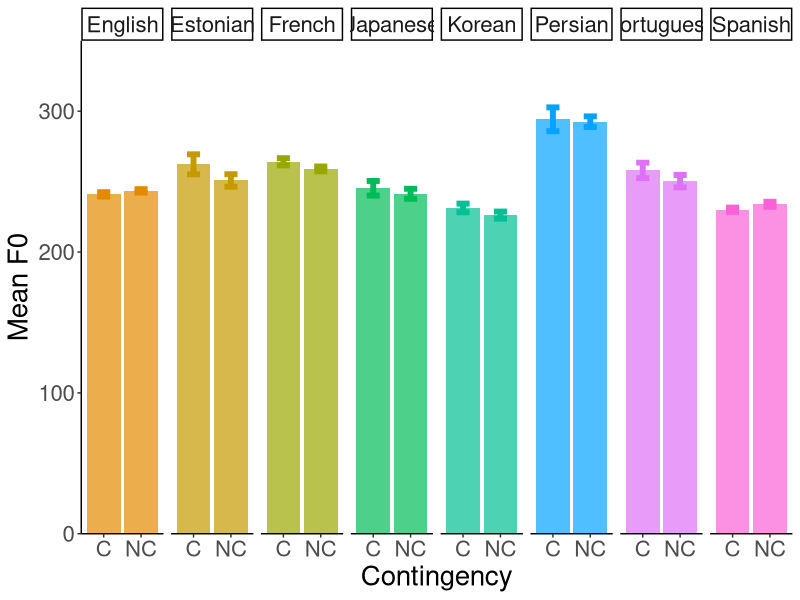
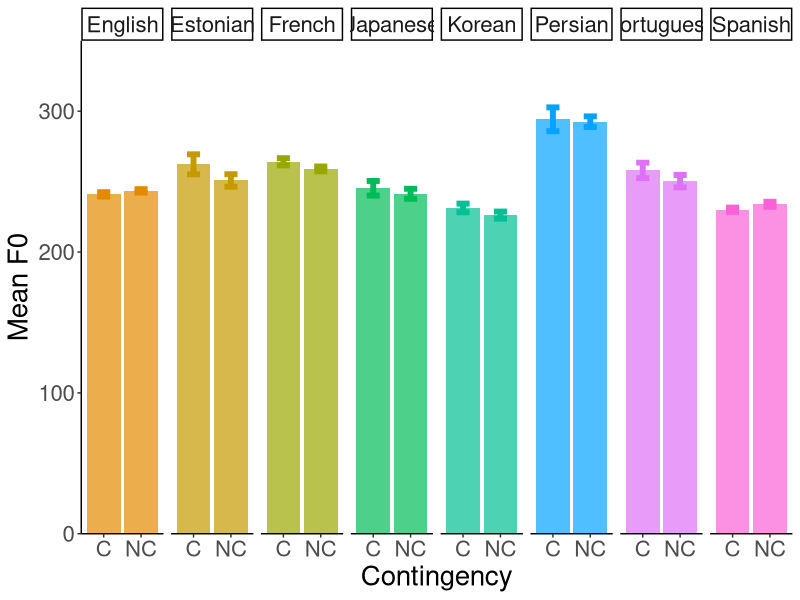

Reproduce these figures in R, in order. (Note: this script raises an error after producing the figures.)
library("tidyverse")
library("plotrix")

pitch_dat <- read_csv("data/master_pitch.csv") %>% 
       mutate(rangeF0 = maxF0 - minF0)

pitch_dat_sum <- pitch_dat %>%
    mutate(rangeF0 = maxF0 - minF0,
           Contingency = recode(Contingency,
           `Non-contingent` = "Noncontingent")) %>%
    group_by(Language, Contingency) %>%
    summarize(avgF0 = mean(meanF0, na.rm = TRUE),
              seF0 = std.error(meanF0, na.rm = TRUE),
              avg_stdevF0 = mean(stdevF0, na.rm = TRUE),
              se_stdevF0 = std.error(stdevF0, na.rm = TRUE),
              avg_rangeF0 = mean(rangeF0, na.rm = TRUE),
              se_rangeF0 = std.error(rangeF0, na.rm = TRUE),
              N = n())

# visualized

# ---- correct colors

ggplot(pitch_dat_sum, aes(x = Contingency, y = avgF0, fill = Language)) +
  geom_bar(stat = "identity",
           position = position_dodge(),alpha = .7) +
  geom_errorbar(aes(ymin = avgF0 - seF0,
                    ymax = avgF0 + seF0,
                    color = Language), width = .35,
                    size = 2,
                    position = position_dodge(.9)) +
  facet_grid(cols = vars(Language)) +
  scale_color_manual(values=c("#E48900", "#C59A00", "#99A801", "#00BC57", "#00C094",
                              "#05A3FF", "#DF70F8", "#FB61D7")) +
  scale_fill_manual(values=c("#E48900", "#C59A00", "#99A801", "#00BC57", "#00C094",
                              "#05A3FF", "#DF70F8", "#FB61D7")) +
  scale_y_continuous(expand = c(0, 0), limits = c(0, 350)) +
  scale_x_discrete(labels = c("C", "NC")) +
  labs(y = "Mean F0") +
  theme_classic() +
  theme(text = element_text(size = 20),
        legend.position = "None")

ggsave("figs/mean_pitch_diffs.pdf", width = 11, height = 6.180, dpi = 1200)

# ggplot(pitch_dat_sum, aes(x = Contingency, y = avg_stdevF0, fill = Language)) +
#   geom_bar(stat = "identity", color = "black",
#            position = position_dodge()) +
#   geom_errorbar(aes(ymin = avg_stdevF0 - se_stdevF0, ymax = avg_stdevF0 + se_stdevF0), width = .2,
#                  position = position_dodge(.9)) +
#   facet_grid(cols = vars(Language)) +
#   scale_x_discrete(labels = c("C", "NC")) +
#   labs(y = "Mean F0 SD") +
#   theme_classic()

# ---- stats

library("lme4")
library("emmeans")

# run a linear or mixed model depending on repeated measures

run_lm <- function(df, dependent_var, subject_var = "subID") {
  if (length(unique(df[[subject_var]])) > 1) {
    formula_str <- paste(dependent_var, "~ Contingency + (1 |", subject_var, ")")
    model_formula <- as.formula(formula_str)
    m <- lmer(model_formula, data = df, REML = FALSE)
  } else {
    formula_str <- paste(dependent_var, "~ Contingency")
    model_formula <- as.formula(formula_str)
    m <- lm(model_formula, data = df)
  }
  emm <- emmeans(m, ~ Contingency)
  return(emm)
}

# make a table from summary

table_maker <- function(data) { data %>%
    select(Language, estimate, SE, statistic, p.value) %>%
    `colnames<-`(c("Language", "Estimate", "SE", "Test statistic", "p-value")) %>%
    mutate_at(vars(-c(`p-value`,Language)), round,2) %>%
    mutate(`p-value` = format(round(`p-value`,4),nsmall=4)) %>%
    mutate(`p-value` = gsub("0.0000","<.0001",`p-value`)) %>%
    arrange(`Language`)
    }

# pitch range

rangeF0_test <- pitch_dat %>%
  group_by(Language) %>%
  nest() %>%
  mutate(
    fit = map(data, ~run_lm(.x, "rangeF0", "subID")),
    contrasts = map(fit, ~summary(contrast(.x, method = "pairwise")))
  ) %>%
  select(Language, contrasts) %>% 
  unnest() %>%
  mutate(statistic = coalesce(`t.ratio`), .before = p.value)

rangeF0_stats_table <- table_maker(rangeF0_test)

range_descriptives <- pitch_dat %>%
  group_by(Language, Contingency) %>%
  summarize(Mean = mean(rangeF0, na.rm = TRUE),
            SD = sd(rangeF0, na.rm = TRUE)) %>% 
  mutate_at(vars(-c(Language, Contingency)), round,2) %>% 
  ungroup() %>%
  mutate(Mean_SD = paste(Mean, "(", SD, ")")) %>%
  select("Language", "Contingency", "Mean_SD") %>% 
  pivot_wider(names_from = Contingency, values_from = Mean_SD) %>%
  rename(`Contingent Mean (SD)` = Contingent, `Non-contingent Mean (SD)` = `Non-contingent`)
       
rangeF0_stats_table %>% 
       left_join(range_descriptives, by = "Language") %>%
       select(Language, `Contingent Mean (SD)`, `Non-contingent Mean (SD)`, everything()) %>% 
       kbl("pipe")

# mean pitch

meanF0_test <- pitch_dat %>%
  group_by(Language) %>%
  nest() %>%
  mutate(
    fit = map(data, ~run_lm(.x, "meanF0", "subID")),
    contrasts = map(fit, ~summary(contrast(.x, method = "pairwise")))
  ) %>%
  select(Language, contrasts) %>% 
  unnest() %>%
  mutate(statistic = coalesce(`t.ratio`), .before = p.value)

meanF0_stats_table <- table_maker(meanF0_test)

mean_descriptives <- pitch_dat %>%
  group_by(Language, Contingency) %>%
  summarize(Mean = mean(meanF0, na.rm = TRUE),
            SD = sd(meanF0, na.rm = TRUE)) %>% 
  mutate_at(vars(-c(Language, Contingency)), round,2) %>% 
  ungroup() %>%
  mutate(Mean_SD = paste(Mean, "(", SD, ")")) %>%
  select("Language", "Contingency", "Mean_SD") %>% 
  pivot_wider(names_from = Contingency, values_from = Mean_SD) %>%
  rename(`Contingent Mean (SD)` = Contingent, `Non-contingent Mean (SD)` = `Non-contingent`)

meanF0_stats_table %>% 
       left_join(mean_descriptives, by = "Language") %>%
       select(Language, `Contingent Mean (SD)`, `Non-contingent Mean (SD)`, everything()) %>% 
       kbl("pipe")
